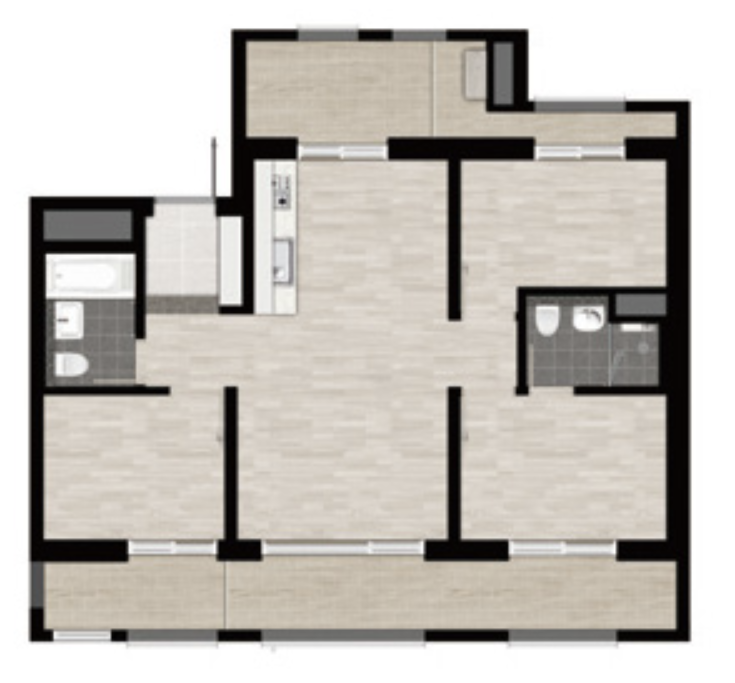
#> input picture pyri_controller/map/real_map.png, 1469 x 1365 px (shown at 1/2 size); its folder holds only this picture in this run
$ python -i control_gui.py   (imports and definitions only)
#> lines starting #> are read from the running program, lines starting #| are printed output that depends on the picture; after the words box and inside, x2 and y2 are one past the last pixel; in counts of white or black regions, pixels touching at a corner belong together
#> further down, picture is the input picture: shape (1365, 1469, 3); mean B, G, R 184.1, 189.8, 194
import sys
from PyQt5.QtWidgets import *
from PyQt5.QtGui import *
from PyQt5.QtCore import QThread, QTimer
from PyQt5 import uic
import cv2

import socket
import select
import threading
import numpy as np
import math
import ast

import time

# Main Server
MAIN_SERVER = 0
MAIN_ADDR = "192.168.0.10"  # 서버의 IP 주소 또는 도메인 이름
MAIN_PORT = 8081       # 포트 번호

AI_IP = "192.168.0.10"
UDP_PORT1 = 9506

# [1 line that did not run here, left out]
# [1 line not run here, left out]
imgListen_thread_flag = True

# [78 lines left out: functions IMGListener, requestTCP, draw_transparent_circle, not called in this run]

def extract_mask(img):
    """
    흰색 배경의 캐릭터 이미지에서 마스크를 추출하는 함수 (중간 흰색 영역 포함).

    Args:
        image_path: 캐릭터 이미지 파일 경로.

    Returns:
        마스크 이미지 (numpy array, 0 또는 255 값을 가짐).
        마스크 추출에 실패한 경우 None 반환.
    """

    try:
        # 이미지 읽기 (BGR)
        image = img.copy()

        # 이미지를 HSV 색 공간으로 변환
        hsv_image = cv2.cvtColor(image, cv2.COLOR_BGR2HSV)
#> hsv_image: shape (1365, 1469, 3); mean H, S, V 18.3, 24.1, 194

        # 흰색 영역 정의 (HSV 값 범위)
        lower_white = np.array([0, 0, 200])  # 낮은 흰색 범위
        upper_white = np.array([180, 20, 255])  # 높은 흰색 범위

        # 흰색 영역 마스크 생성
        mask = cv2.inRange(hsv_image, lower_white, upper_white)
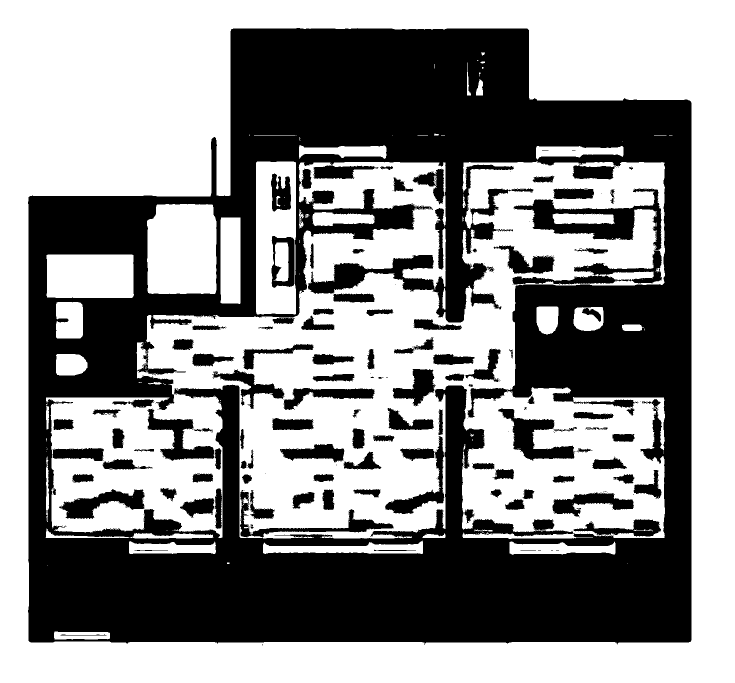
#> mask: shape (1365, 1469) (shown at 1/2 size); 55.9% white; 281 black regions (173 under 20 px), largest, box (x1, y1, x2, y2) and area: (56, 56, 1383, 1290) 758256, (1027, 377, 1323, 500) 11096, (996, 817, 1150, 921) 5857

        # 마스크 반전 (캐릭터 영역을 흰색으로)
        mask = 255 - mask

        # 마스크 다듬기 (선택 사항)
        kernel = np.ones((3, 3), np.uint8)
        mask = cv2.morphologyEx(mask, cv2.MORPH_OPEN, kernel, iterations=1)  # Opening 연산 (노이즈 제거)
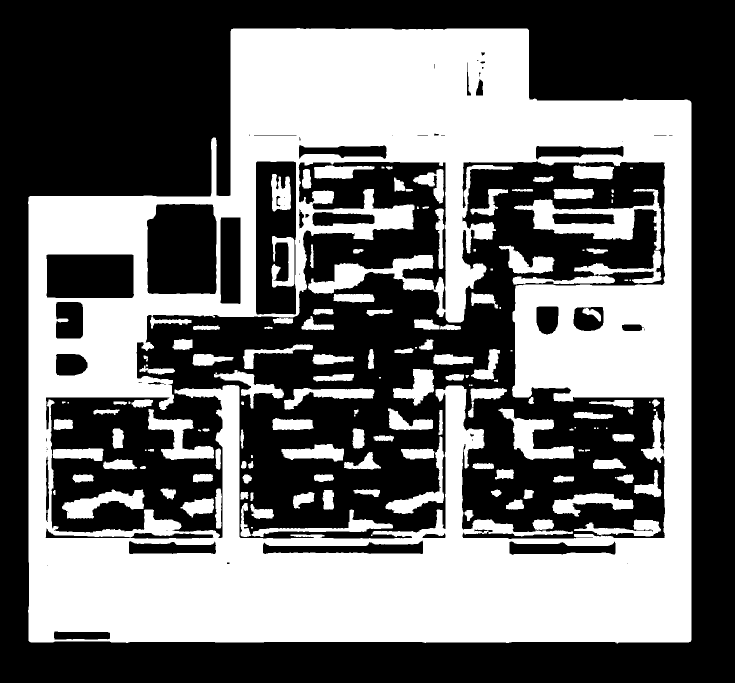
#> mask: shape (1365, 1469) (shown at 1/2 size); 43.6% white; 155 white regions (24 under 20 px)

        # 마스크 채우기 (중간 흰색 영역 포함)
        contours, _ = cv2.findContours(mask, cv2.RETR_EXTERNAL, cv2.CHAIN_APPROX_SIMPLE)
#> contours = 1 contour; box (x1, y1, x2, y2) and area: (56, 56, 1383, 1287) 1443654
        for contour in contours:
            cv2.drawContours(mask, [contour], -1, (255, 255, 255), thickness=cv2.FILLED)
#> this loop made 1 pass
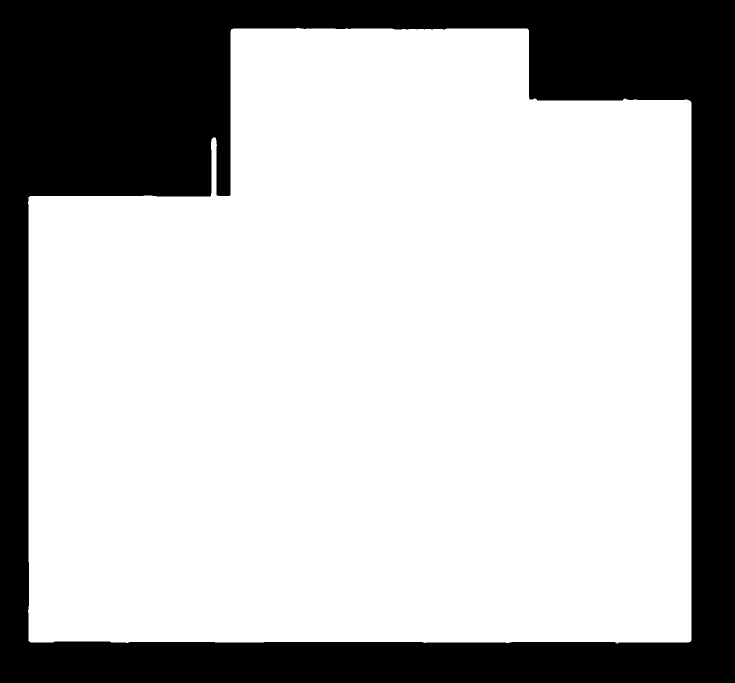
#> mask: shape (1365, 1469) (shown at 1/2 size); 72.1% white; 1 black region, box (x1, y1, x2, y2) and area: (0, 0, 1469, 1365) 558876

        mask1 = cv2.cvtColor(mask, cv2.COLOR_GRAY2BGR)
        mask = 255 - mask
        mask2 = cv2.cvtColor(mask, cv2.COLOR_GRAY2BGR)

        return mask1, mask2

    except Exception as e:
        print(f"Error extracting mask: {e}")
        return None

# [70 lines left out: functions overlay_image, rotate_image, quaternion_to_euler, not called in this run]

#######################################GUI PART########################################################
# [1 line that did not run here, left out]

# [157 lines that did not run here, left out]


######################################################################################################

# [13 lines not run here, left out]

>>> import cv2
>>> picture = cv2.imread('../pyri_controller/map/real_map.png')
>>> result = extract_mask(picture)
